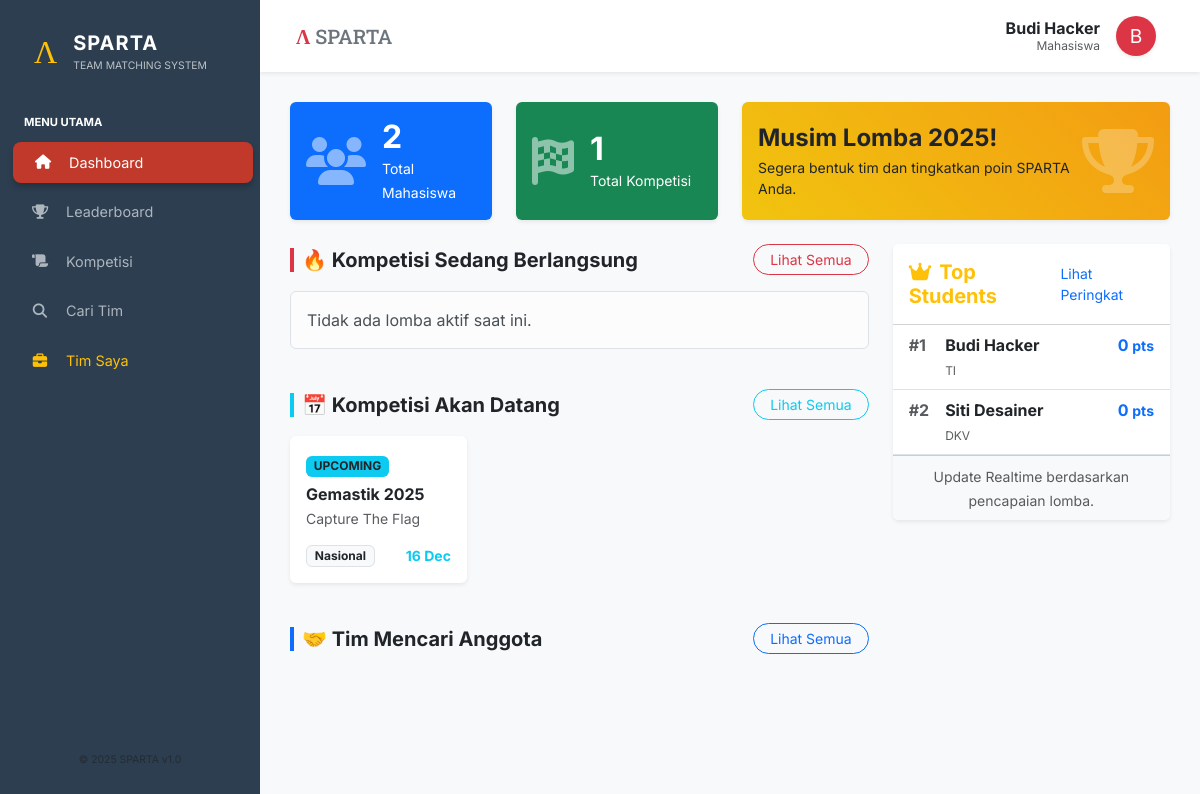
The page / (signed in) on the database its author committed.
### tables this page shows
CREATE TABLE Lomba (
    ID_Lomba INT AUTO_INCREMENT PRIMARY KEY,
    Nama_Lomba VARCHAR(200) NOT NULL,
    Deskripsi TEXT,
    Lokasi VARCHAR(100),
    Link_Web VARCHAR(255),
    Tanggal_Mulai DATE,
    Tanggal_Selesai DATE,
    ID_Kategori INT,
    ID_Jenis_Penyelenggara INT,
    ID_Tingkatan INT,
    FOREIGN KEY (ID_Kategori) REFERENCES Kategori_Lomba(ID_Kategori),
    FOREIGN KEY (ID_Jenis_Penyelenggara) REFERENCES Jenis_Penyelenggara(ID_Jenis),
    FOREIGN KEY (ID_Tingkatan) REFERENCES Tingkatan_Lomba(ID_Tingkatan)
);

CREATE TABLE Kategori_Lomba (
    ID_Kategori INT AUTO_INCREMENT PRIMARY KEY,
    Nama_Kategori VARCHAR(100) NOT NULL
);

CREATE TABLE Tingkatan_Lomba (
    ID_Tingkatan INT AUTO_INCREMENT PRIMARY KEY,
    Nama_Tingkatan VARCHAR(50) NOT NULL,
    Poin_Dasar INT NOT NULL
);

CREATE TABLE Mahasiswa (
    ID_Mahasiswa INT AUTO_INCREMENT PRIMARY KEY,
    NIM VARCHAR(20) UNIQUE DEFAULT NULL,  
    Nama_Mahasiswa VARCHAR(150) NOT NULL,
    Email VARCHAR(100) UNIQUE NOT NULL,
    Password_Hash VARCHAR(255) NOT NULL,
    Tempat_Lahir VARCHAR(50),
    Tanggal_Lahir DATE,
    Bio TEXT,
    No_HP VARCHAR(20) DEFAULT NULL,
    LinkedIn VARCHAR(255) DEFAULT NULL,
    Total_Poin FLOAT DEFAULT 0,
    ID_Prodi INT DEFAULT NULL,            
    Foto_Profil VARCHAR(255) DEFAULT NULL,
    Is_Verified TINYINT(1) DEFAULT 0,
    Verification_Token VARCHAR(255) DEFAULT NULL,
    FOREIGN KEY (ID_Prodi) REFERENCES Prodi(ID_Prodi) ON DELETE SET NULL
);

CREATE TABLE Prodi (
    ID_Prodi INT AUTO_INCREMENT PRIMARY KEY,
    Nama_Prodi VARCHAR(100) NOT NULL,
    ID_Fakultas INT,
    FOREIGN KEY (ID_Fakultas) REFERENCES Fakultas(ID_Fakultas) ON DELETE SET NULL
);

### src/pages/dashboard.php (the view, shortened to what this page needs)
<?php
$sqlActive = "SELECT l.*, k.Nama_Kategori, t.Nama_Tingkatan
              FROM Lomba l
              JOIN Kategori_Lomba k ON l.ID_Kategori = k.ID_Kategori
              JOIN Tingkatan_Lomba t ON l.ID_Tingkatan = t.ID_Tingkatan
              WHERE CURDATE() BETWEEN l.Tanggal_Mulai AND l.Tanggal_Selesai
              LIMIT 3";
$activeLombas = $pdo->query($sqlActive)->fetchAll();
$sqlUpcoming = "SELECT l.*, k.Nama_Kategori, t.Nama_Tingkatan
                FROM Lomba l
                JOIN Kategori_Lomba k ON l.ID_Kategori = k.ID_Kategori
                JOIN Tingkatan_Lomba t ON l.ID_Tingkatan = t.ID_Tingkatan
                WHERE l.Tanggal_Mulai > CURDATE()
                ORDER BY l.Tanggal_Mulai ASC
                LIMIT 3";
$upcomingLombas = $pdo->query($sqlUpcoming)->fetchAll();
$sqlRank = "SELECT m.*, p.Nama_Prodi
            FROM Mahasiswa m
            LEFT JOIN Prodi p ON m.ID_Prodi = p.ID_Prodi
            ORDER BY m.Total_Poin DESC LIMIT 5";
$topRanks = $pdo->query($sqlRank)->fetchAll();
$totalMhs = $pdo->query("SELECT COUNT(*) FROM Mahasiswa")->fetchColumn();
$totalLomba = $pdo->query("SELECT COUNT(*) FROM Lomba")->fetchColumn();
?>
<div class="row mb-4">
    <div class="col-md-3">
        <div class="card bg-primary text-white h-100 shadow-sm border-0">
            <div class="card-body d-flex align-items-center">
                <i class="fas fa-users fa-3x opacity-50 me-3"></i>
                <div>
                    <h2 class="mb-0 fw-bold"><?= $totalMhs ?></h2>
                    <small>Total Mahasiswa</small>
                </div>
            </div>
        </div>
    </div>
    <div class="col-md-3">
        <div class="card bg-success text-white h-100 shadow-sm border-0">
            <div class="card-body d-flex align-items-center">
                <i class="fas fa-flag-checkered fa-3x opacity-50 me-3"></i>
                <div>
                    <h2 class="mb-0 fw-bold"><?= $totalLomba ?></h2>
                    <small>Total Kompetisi</small>
                </div>
            </div>
        </div>
    </div>
    <div class="col-md-6">
        <div class="card bg-warning text-dark h-100 shadow-sm border-0" style="background: linear-gradient(45deg, #f1c40f, #f39c12);">
            <div class="card-body d-flex align-items-center justify-content-between">
                <div>
                    <h4 class="fw-bold mb-1">Musim Lomba 2025!</h4>
                    <p class="mb-0 small">Segera bentuk tim dan tingkatkan poin SPARTA Anda.</p>
                </div>
                <i class="fas fa-trophy fa-4x text-white opacity-25"></i>
            </div>
        </div>
    </div>
</div>
<div class="row">
    <div class="col-lg-8">
        <div class="d-flex justify-content-between align-items-center mb-3">
            <h5 class="fw-bold text-dark border-start border-4 border-danger ps-2 mb-0">🔥 Kompetisi Sedang Berlangsung</h5>
            <a href="?page=lomba&tab=active" class="btn btn-sm btn-outline-danger rounded-pill px-3">Lihat Semua</a>
        </div>
        <div class="row mb-4">
            <?php if(empty($activeLombas)): ?>
                <div class="col-12"><div class="alert alert-light border">Tidak ada lomba aktif saat ini.</div></div>
            <?php endif; ?>
        </div>
        <div class="d-flex justify-content-between align-items-center mb-3 mt-4">
            <h5 class="fw-bold text-dark border-start border-4 border-info ps-2 mb-0">📅 Kompetisi Akan Datang</h5>
            <a href="?page=lomba&tab=upcoming" class="btn btn-sm btn-outline-info rounded-pill px-3">Lihat Semua</a>
        </div>
        <div class="row mb-4">
            <?php foreach($upcomingLombas as $l): ?>
            <div class="col-md-4 mb-3">
                <div class="card h-100 shadow-sm border-0">
                    <div class="card-body p-3">
                        <span class="badge bg-info text-dark mb-2">UPCOMING</span>
                        <h6 class="fw-bold mb-1 text-truncate"><?= htmlspecialchars($l['Nama_Lomba']) ?></h6>
                        <small class="text-muted d-block mb-2"><?= $l['Nama_Kategori'] ?></small>
                        <div class="d-flex justify-content-between align-items-center mt-3">
                            <span class="badge bg-light text-dark border"><?= $l['Nama_Tingkatan'] ?></span>
                            <small class="text-info fw-bold">
                                <?= date('d M', strtotime($l['Tanggal_Mulai'])) ?>
                            </small>
                        </div>
                    </div>
                </div>
            </div>
            <?php endforeach; ?>
        </div>
        <div class="d-flex justify-content-between align-items-center mb-3">
            <h5 class="fw-bold text-dark border-start border-4 border-primary ps-2 mb-0">🤝 Tim Mencari Anggota</h5>
            <a href="?page=tim" class="btn btn-sm btn-outline-primary rounded-pill px-3">Lihat Semua</a>
        </div>
    </div>
    <div class="col-lg-4">
        <div class="card shadow-sm border-0">
            <div class="card-header bg-white py-3">
                <div class="d-flex justify-content-between align-items-center">
                    <h5 class="mb-0 fw-bold text-warning"><i class="fas fa-crown me-2"></i>Top Students</h5>
                    <a href="?page=ranking" class="small text-decoration-none">Lihat Peringkat</a>
                </div>
            </div>
            <div class="card-body p-0">
                <table class="table table-hover mb-0">
                    <tbody>
                        <?php $rank=1; foreach($topRanks as $m): ?>
                        <tr>
                            <td class="ps-3 fw-bold text-muted" style="width: 40px;">#<?= $rank++ ?></td>
                            <td>
                                <div class="fw-bold text-dark"><?= htmlspecialchars($m['Nama_Mahasiswa']) ?></div>
                                <small class="text-muted" style="font-size: 0.75rem;"><?= $m['Nama_Prodi'] ?></small>
                            </td>
                            <td class="text-end pe-3 fw-bold text-primary"><?= number_format($m['Total_Poin']) ?> <small>pts</small></td>
                        </tr>
                        <?php endforeach; ?>
                    </tbody>
                </table>
            </div>
            <div class="card-footer bg-light text-center">
                <small class="text-muted">Update Realtime berdasarkan pencapaian lomba.</small>
            </div>
        </div>
    </div>
</div>

### src/index.php (style rules this page uses)
body { font-family: 'Inter', sans-serif; background-color: #f8f9fa; }

### rows shown on the page
lomba: Nama_Lomba "Gemastik 2025", ID_Kategori.Nama_Kategori "Capture The Flag", ID_Tingkatan.Nama_Tingkatan "Nasional", Tanggal_Mulai "16 Dec"
mahasiswa: Nama_Mahasiswa "Budi Hacker", ID_Prodi.Nama_Prodi "TI", Total_Poin "0"
mahasiswa: Nama_Mahasiswa "Siti Desainer", ID_Prodi.Nama_Prodi "DKV", Total_Poin "0"

### other values the page prints
$namaUser "Budi Hacker"
substr($namaUser, 0, 1) "B"
$totalMhs "2"
$totalLomba "1"
